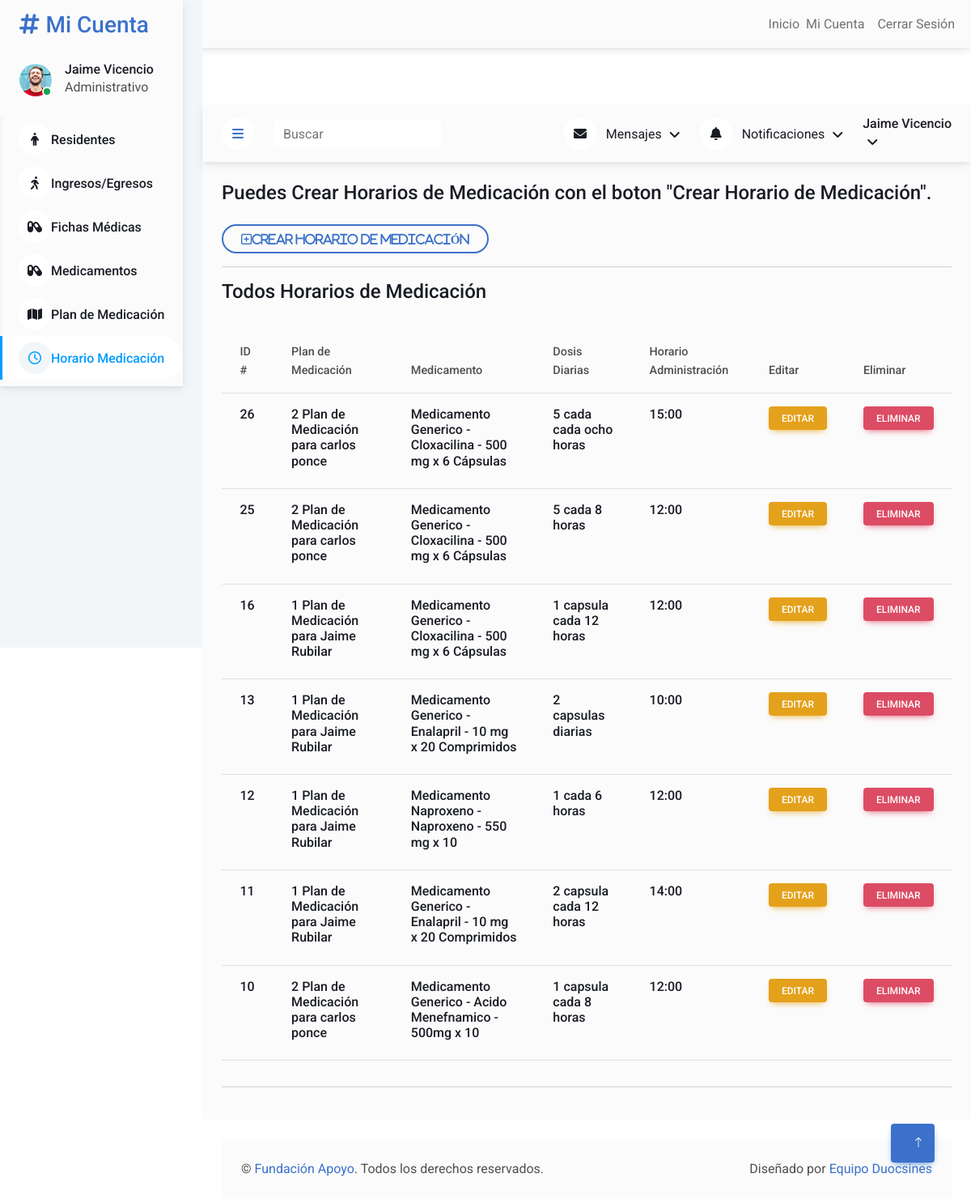
Screenshot of /users/dosismedicamento/ (signed in) with the database file from the repository.
### users/models.py (models this page shows, shortened)
class DosisMedicamento(models.Model):
    plan_medicacion = models.ForeignKey(PlanMedicacion, on_delete=models.CASCADE)
    medicamento = models.ForeignKey(Medicamento, on_delete=models.CASCADE)
    dosis_diarias = models.CharField(max_length=100)
    hora_administracion = models.TimeField()
    def get_update_url(self):
        return reverse("users:users-dosismedicamento-update", kwargs={'pk': self.pk})

class PlanMedicacion(models.Model):
    residente = models.OneToOneField('Residente', on_delete=models.CASCADE)
    fecha_inicio = models.DateField()
    medicamentos = models.ManyToManyField(Medicamento, through='DosisMedicamento')
    def __str__(self):
        return f"{self.pk} Plan de Medicación para {self.residente}"

class Residente(models.Model):
    nombre_apellido = models.CharField(max_length=100)
    rut = models.CharField(max_length=20)
    nacionalidad = models.CharField(max_length=50, default='Chileno/a')
    fecha_nacimiento = models.DateField()
    estado_civil = models.CharField(max_length=20, choices=ESTADO_CIVIL_CHOICES)
    genero = models.CharField(max_length=1, choices=GENERO_CHOICES)
    direccion = models.CharField(max_length=200)
    comuna = models.CharField(max_length=100)
    celular = models.CharField(max_length=20)
    estado_en_hogar = models.CharField(max_length=1, choices=ESTADO_EN_HOGAR_CHOICES, default='I')
    fecha_admision = models.DateField(null=True, blank=True)
    fecha_egreso = models.DateField(null=True, blank=True)
    def __str__(self):
        return self.nombre_apellido

class Medicamento(models.Model):
    nombre = models.CharField(max_length=100)
    compuesto = models.CharField(max_length=100)
    dosis = models.CharField(max_length=100)
    def __str__(self):
        return f"Medicamento {self.nombre} - {self.compuesto} - {self.dosis}"

### users/views.py (the view)
# urls.py: path('dosismedicamento/', DosisMedicamentoListView.as_view(), name='users-dosismedicamento-list'),
class DosisMedicamentoListView(LoginRequiredMixin, StaffRequiredMixin, ListView):
    model = DosisMedicamento
    template_name = 'users/dosismedicamentos_list.html'
    context_object_name = 'DosisMedicamentos'
    def get_queryset(self):
        queryset = super().get_queryset()
        queryset = queryset.order_by('-id')
        return queryset

### users/mixins.py (called while the page is built)
    def dispatch(self, request, *args, **kwargs):
        if not request.user.is_authenticated or not request.user.is_staff:
            raise PermissionDenied
        return super().dispatch(request, *args, **kwargs)

### users/templates/users/dosismedicamentos_list.html (shortened to what this page needs)
{% extends "users/base.html" %}
{% load static %}
{% block content %}
<div class="container-xxl position-relative bg-white d-flex p-0">
        <div class="sidebar pe-4 pb-3">
            <nav class="navbar bg-light navbar-light">
                <a href="{% url 'users:users-residente-list' %}" class="navbar-brand mx-4 mb-3">
                    <h3 class="text-primary"><i class="fa fa-hashtag me-2"></i>Mi Cuenta</h3>
                </a>
                <div class="d-flex align-items-center ms-4 mb-4">
                    <div class="position-relative">
                        <img class="rounded-circle" src="{% static 'users/img/user.jpg' %}" alt="" style="width: 40px; height: 40px;">
                        <div class="bg-success rounded-circle border border-2 border-white position-absolute end-0 bottom-0 p-1"></div>
                    </div>
                    <div class="ms-3">
                        <h6 class="mb-0"> {{ request.user.first_name|capfirst }} {{ request.user.last_name|capfirst }}</h6>
                        {% if request.user.groups.first %}
                        <span class="d-none d-lg-inline-flex">{{ request.user.groups.first.name }}</span>
                        {% else %}
                        <span class="d-none d-lg-inline-flex">Sin grupo Asignado</span>
                        {% endif %}
                    </div>
                </div>
                <div class="navbar-nav w-100">
                    <a href="{% url 'users:users-residente-list' %}" class="nav-item nav-link"><i class="fa-solid fa-person"></i>Residentes</a>
                    <a href="{% url 'users:users-residente-ingreso-egreso-list' %}" class="nav-item nav-link "><i class="fa-solid fa-person-walking"></i></i>Ingresos/Egresos</a>
                    <a href="{% url 'users:users-fichamedica-list' %}" class="nav-item nav-link"><i class="fa-solid fa-capsules"></i>Fichas Médicas</a>
                    <a href="{% url 'users:users-medicamento-list' %}" class="nav-item nav-link"><i class="fa-solid fa-capsules"></i>Medicamentos</a>
                    <a href="{% url 'users:users-planmedicacion-list' %}" class="nav-item nav-link"><i class="fa-solid fa-map"></i></i>Plan de Medicación</a>
                    <a href="{% url 'users:users-dosismedicamento-list' %}" class="nav-item nav-link active"><i class="fa-regular fa-clock"></i>Horario Medicación</a>
                </div>
            </nav>
        </div>
<div class="content">
    <nav class="navbar navbar-expand bg-light navbar-light sticky-top px-4 py-0">
        <a href="#" class="sidebar-toggler flex-shrink-0">
            <i class="fa fa-bars"></i>
        </a>
        <form class="d-none d-md-flex ms-4">
            <input class="form-control border-0" type="search" placeholder="Buscar">
        </form>
        <div class="navbar-nav align-items-center ms-auto">
            <div class="nav-item dropdown">
                <a href="#" class="nav-link dropdown-toggle" data-bs-toggle="dropdown">
                    <i class="fa fa-envelope me-lg-2"></i>
                    <span class="d-none d-lg-inline-flex">Mensajes</span>
                </a>
            </div>
            <div class="nav-item dropdown">
                <a href="#" class="nav-link dropdown-toggle" data-bs-toggle="dropdown">
                    <i class="fa fa-bell me-lg-2"></i>
                    <span class="d-none d-lg-inline-flex">Notificaciones</span>
                </a>
            </div>
            <div class="nav-item dropdown">
                <a href="#" class="nav-link dropdown-toggle" data-bs-toggle="dropdown">
                    <h6 class="mb-0"> {{ request.user.first_name|capfirst }} {{ request.user.last_name|capfirst }}</h6>
                </a>
            </div>
        </div>
    </nav>
            <div class="col-12">
                <div class="bg-light rounded h-100 p-4">
                    <h4 class="mb-4">Puedes Crear Horarios de Medicación con el boton "Crear Horario de Medicación".</h4>
                    <a href="{% url 'users:users-dosismedicamento-create' %}" class="btn btn-outline-primary btn-rounded"><i class="fa-regular fa-square-plus fa-lg"><strong>Crear Horario de Medicación</strong></i></a>
                    <hr>
                        <h4 class="mb-4">Todos Horarios de Medicación</h4>
                            <div class="table-responsive">
                                <table class="table">
                                    <thead>
                                        <tr>
                                            <th scope="col">ID #</th>
                                            <th scope="col">Plan de Medicación</th>
                                            <th scope="col">Medicamento</th>
                                            <th scope="col">Dosis Diarias</th>
                                            <th scope="col">Horario Administración</th>
                                            <th scope="col">Editar</th>
                                            <th scope="col">Eliminar</th>
                                        </tr>
                                    </thead>
                                    <tbody>
                                    {% for object in DosisMedicamentos %}
                                        <tr><h6>
                                            <td><h6>{{ object.pk }}</h6></td>
                                            <td><h6>{{ object.plan_medicacion }}</h6></td>
                                            <td><h6>{{ object.medicamento }}</h6></td>
                                            <td><h6>{{ object.dosis_diarias }}</h6></td>
                                            <td><h6>{{ object.hora_administracion }}</h6></td>
                                            <td><h6><a href="{{ object.get_update_url }}" class="btn btn-sm btn-warning mt-auto">Editar</a></h6></td>
                                            <td><h6><form method="post" action="{% url 'users:users-dosismedicamento-delete' object.pk %}">
                                                <button type="submit" class="btn btn-sm btn-danger mt-auto" onclick="return confirm('¿Estás seguro de eliminar el Horario de Medicación?')">Eliminar</button>
                                            </form></h6></td>
                                        </tr>
                                    {% endfor %}
                                    </tbody>
                                </table>
                            </div>
                        <hr>
                </div>
            </div>
            <div class="container-fluid pt-4 px-4">
                <div class="bg-light rounded-top p-4">
                    <div class="row">
                        <div class="col-12 col-sm-6 text-center text-sm-start">
                            &copy; <a href="#">Fundación Apoyo</a>. Todos los derechos reservados.
                        </div>
                        <div class="col-12 col-sm-6 text-center text-sm-end">
                            Diseñado por <a href="#">Equipo Duocsines</a>
                        </div>
                    </div>
                </div>
            </div>
        </div>
    <a href="#" class="btn btn-lg btn-primary btn-lg-square back-to-top"><i class="bi bi-arrow-up"></i></a>
</div>
{% endblock content %}

### users/static/users/css/style.css (style rules this page uses)
:root { --primary: #009CFF; --light: #F3F6F9; --dark: #191C24; }
.back-to-top { position: fixed; display: none; right: 45px; bottom: 45px; z-index: 99; }
.btn { transition: .5s; }
.btn.btn-primary { color: #FFFFFF; }
.btn-lg-square { width: 48px; height: 48px; }
.btn-square, .btn-sm-square, .btn-lg-square { padding: 0; display: inline-flex; align-items: center; justify-content: center; font-weight: normal; border-radius: 50px; }
.sidebar { position: fixed; top: 0; left: 0; bottom: 0; width: 250px; height: 100vh; overflow-y: auto; background: var(--light); transition: 0.5s; z-index: 999; }
.content { margin-left: 250px; min-height: 100vh; background: #FFFFFF; transition: 0.5s; }
@media (min-width: 992px) { .sidebar { margin-left: 0; } }
@media (min-width: 992px) { .content { width: calc(100% - 250px); } }
.sidebar .navbar .navbar-nav .nav-link { padding: 7px 20px; color: var(--dark); font-weight: 500; border-left: 3px solid var(--light); border-radius: 0 30px 30px 0; outline: none; }
.sidebar .navbar .navbar-nav .nav-link:hover, .sidebar .navbar .navbar-nav .nav-link.active { color: var(--primary); background: #FFFFFF; border-color: var(--primary); }
.sidebar .navbar .navbar-nav .nav-link i { width: 40px; height: 40px; display: inline-flex; align-items: center; justify-content: center; background: #FFFFFF; border-radius: 40px; }
.sidebar .navbar .navbar-nav .nav-link:hover i, .sidebar .navbar .navbar-nav .nav-link.active i { background: var(--light); }
.content .navbar .navbar-nav .nav-link { margin-left: 25px; padding: 12px 0; color: var(--dark); outline: none; }
.content .navbar .sidebar-toggler, .content .navbar .navbar-nav .nav-link i { width: 40px; height: 40px; display: inline-flex; align-items: center; justify-content: center; background: #FFFFFF; border-radius: 40px; }
.content .navbar .dropdown-toggle::after { margin-left: 6px; vertical-align: middle; border: none; content: "\f107"; font-family: "Font Awesome 5 Free"; font-weight: 900; transition: .5s; }

### rows the page displays
DosisMedicamento: pk "26", plan_medicacion "2 Plan de Medicación para carlos ponce", medicamento "Medicamento Generico - Cloxacilina - 500 mg x 6 Cápsulas", dosis_diarias "5 cada cada ocho horas", hora_administracion "15:00"
DosisMedicamento: pk "25", plan_medicacion "2 Plan de Medicación para carlos ponce", medicamento "Medicamento Generico - Cloxacilina - 500 mg x 6 Cápsulas", dosis_diarias "5 cada 8 horas", hora_administracion "12:00"
DosisMedicamento: pk "16", plan_medicacion "1 Plan de Medicación para Jaime Rubilar", medicamento "Medicamento Generico - Cloxacilina - 500 mg x 6 Cápsulas", dosis_diarias "1 capsula cada 12 horas", hora_administracion "12:00"
DosisMedicamento: pk "13", plan_medicacion "1 Plan de Medicación para Jaime Rubilar", medicamento "Medicamento Generico - Enalapril - 10 mg x 20 Comprimidos", dosis_diarias "2 capsulas diarias", hora_administracion "10:00"
DosisMedicamento: pk "12", plan_medicacion "1 Plan de Medicación para Jaime Rubilar", medicamento "Medicamento Naproxeno - Naproxeno - 550 mg x 10", dosis_diarias "1 cada 6 horas", hora_administracion "12:00"
DosisMedicamento: pk "11", plan_medicacion "1 Plan de Medicación para Jaime Rubilar", medicamento "Medicamento Generico - Enalapril - 10 mg x 20 Comprimidos", dosis_diarias "2 capsula cada 12 horas", hora_administracion "14:00"
DosisMedicamento: pk "10", plan_medicacion "2 Plan de Medicación para carlos ponce", medicamento "Medicamento Generico - Acido Menefnamico - 500mg x 10", dosis_diarias "1 capsula cada 8 horas", hora_administracion "12:00"

### other values shown
{{ request.user.first_name|capfirst }} "Jaime"
{{ request.user.last_name|capfirst }} "Vicencio"
{{ request.user.groups.first.name }} "Administrativo"
